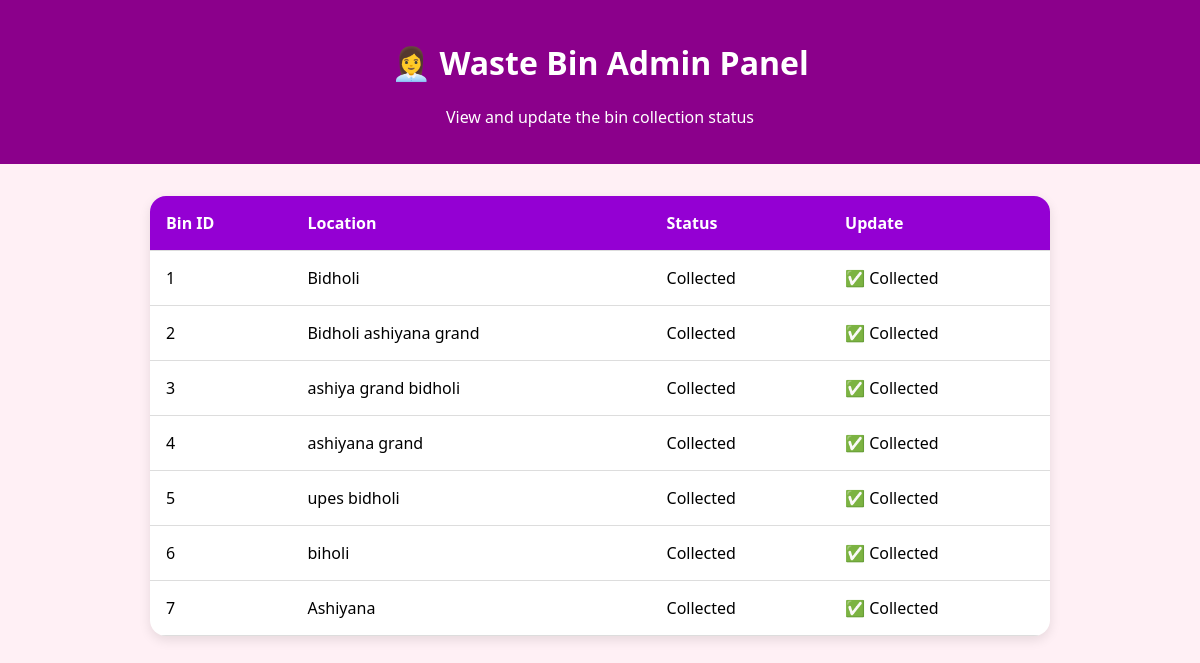
Screenshot of /waste/admin with the database file from the repository.
### tables this page shows
CREATE TABLE bins (
    id INTEGER PRIMARY KEY AUTOINCREMENT,
    location TEXT NOT NULL,
    status TEXT NOT NULL
);

### app.py (the view)
@app.route("/waste/admin", methods=["GET", "POST"])
def waste_admin():
    conn = sqlite3.connect("db.sqlite3")
    cur = conn.cursor()
    if request.method == "POST":
        bin_id = request.form["id"]
        cur.execute("UPDATE bins SET status='Collected' WHERE id=?", (bin_id,))
        conn.commit()
    cur.execute("SELECT * FROM bins")
    bins = cur.fetchall()
    conn.close()
    return render_template("waste_admin.html", bins=bins)

### templates/waste_admin.html (shortened to what this page needs)
<!DOCTYPE html>
<html lang="en">
<head>
</head>
<body>
    <header>
        <h1>👩‍💼 Waste Bin Admin Panel</h1>
        <p>View and update the bin collection status</p>
    </header>
    <div class="container">
        <table>
            <thead>
                <tr>
                    <th>Bin ID</th>
                    <th>Location</th>
                    <th>Status</th>
                    <th>Update</th>
                </tr>
            </thead>
            <tbody>
                {% for bin in bins %}
                <tr>
                    <td>{{ bin[0] }}</td>
                    <td>{{ bin[1] }}</td>
                    <td>{{ bin[2] }}</td>
                    <td>
                        {% if bin[2] != 'Collected' %}
                        <form method="post">
                            <input type="hidden" name="id" value="{{ bin[0] }}">
                            <button type="submit">✅ Mark Collected</button>
                        </form>
                        {% else %}
                        ✅ Collected
                        {% endif %}
                    </td>
                </tr>
                {% endfor %}
            </tbody>
        </table>
    </div>
</body>
</html>

### templates/waste_admin.html (style rules this page uses)
body { font-family: 'Segoe UI', sans-serif; background-color: #fff0f5; margin: 0; padding: 0; }
header { background-color: #8B008B; color: white; padding: 20px; text-align: center; }
.container { padding: 2rem; max-width: 900px; margin: 0 auto; }
table { width: 100%; border-collapse: collapse; background-color: white; border-radius: 16px; overflow: hidden; box-shadow: 0 4px 12px rgba(0,0,0,0.1); }
th, td { padding: 16px; text-align: left; border-bottom: 1px solid #ddd; }
th { background-color: #9400D3; color: white; }

### rows the page displays
bins: id "1", location "Bidholi", status "Collected", shows "✅ Collected"
bins: id "2", location "Bidholi ashiyana grand", status "Collected", shows "✅ Collected"
bins: id "3", location "ashiya grand bidholi", status "Collected", shows "✅ Collected"
bins: id "4", location "ashiyana grand", status "Collected", shows "✅ Collected"
bins: id "5", location "upes bidholi", status "Collected", shows "✅ Collected"
bins: id "6", location "biholi", status "Collected", shows "✅ Collected"
bins: id "7", location "Ashiyana", status "Collected", shows "✅ Collected"
